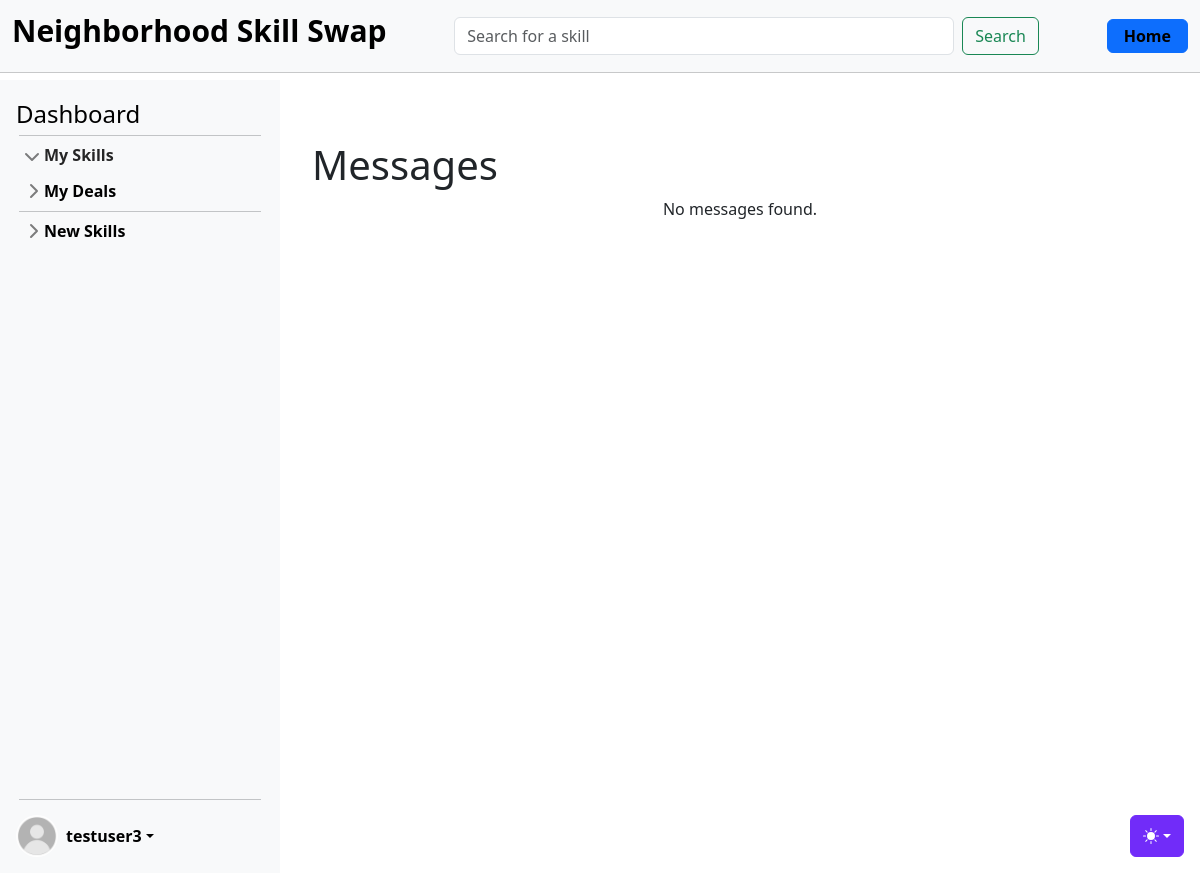
Before: /skills/messages/ (signed in) with the older database file.
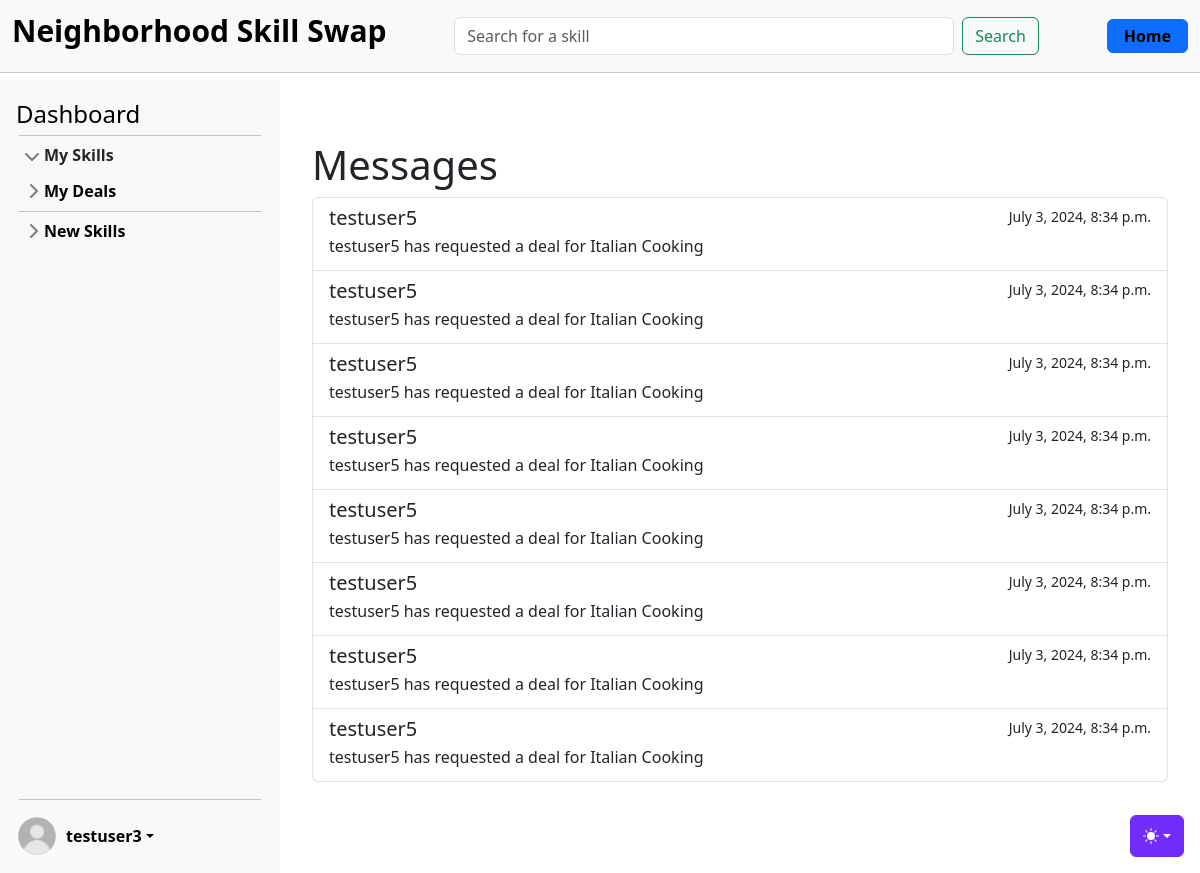
After: the same page with the newer database file.
### accounts/models.py (models this page shows, shortened)
class CustomUser(AbstractUser):
    age = models.PositiveIntegerField(null=True, blank=True)

### skills/models.py (models this page shows, shortened)
class Message(models.Model):
    sender = models.ForeignKey(
        settings.AUTH_USER_MODEL, on_delete=models.CASCADE, related_name="sent_messages"
    )
    receiver = models.ForeignKey(
        settings.AUTH_USER_MODEL,
        on_delete=models.CASCADE,
        related_name="received_messages",
    )
    content = models.TextField()
    is_read = models.BooleanField(default=False)
    timestamp = models.DateTimeField(auto_now_add=True)

### skills/views_messages.py (the view)
# urls.py: path("messages/", MessageListView.as_view(), name="message_list"),
class MessageListView(LoginRequiredMixin, ListView):
    model = Message
    template_name = "skills/messages_list.html"
    context_object_name = "messages"
    paginate_by = 10
    def get_queryset(self):
        return Message.objects.filter(receiver=self.request.user).order_by("-timestamp")
    def get_context_data(self, **kwargs):
        context = super().get_context_data(**kwargs)
        unread_messages = Message.objects.filter(
            receiver=self.request.user, is_read=False
        )
        unread_messages.update(is_read=True)
        return context

### templates/skills/messages_list.html (shortened to what this page needs)
{% extends 'base.html' %}
{% block content %}
<div class="container mt-5">
    <h1>Messages</h1>
    <div class="list-group">
        {% for message in messages %}
        <a href="#" class="list-group-item list-group-item-action {% if not message.is_read %} list-group-item-info {% endif %}">
            <div class="d-flex w-100 justify-content-between">
                <h5 class="mb-1">{{ message.sender.username }}</h5>
                <small>{{ message.timestamp }}</small>
            </div>
            <p class="mb-1">{{ message.content }}</p>
        </a>
        {% empty %}
        <p class="text-center">No messages found.</p>
        {% endfor %}
    </div>
</div>
{% endblock %}

### templates/base.html (shortened to what this page needs)
{% load static %}
<!doctype html>
<html lang="en" data-bs-theme="auto">
<head>
  <link href="{% static 'css/bootstrap.min.css' %}" rel="stylesheet">
  <link href="{% static 'css/sidebars.css' %}" rel="stylesheet">
  <link href="{% static 'css/main.css' %}" rel="stylesheet">
  <link href="{% static 'css/profile.css' %}" rel="stylesheet">
  <link href="{% static 'css/all.min.css' %}" rel="stylesheet">
  <link href="{% static 'css/bootstrap-icons.css' %}" rel="stylesheet">
  <link href="{% static 'css/dashboard.css' %}" rel="stylesheet">
  <link rel="stylesheet" href="https://cdnjs.cloudflare.com/ajax/libs/bootstrap-icons/1.5.0/font/bootstrap-icons.min.css">
</head>
<body>
  <div class="dropdown position-fixed bottom-0 end-0 mb-3 me-3 bd-mode-toggle">
    <button class="btn btn-bd-primary py-2 dropdown-toggle d-flex align-items-center"
            id="bd-theme"
            type="button"
            aria-expanded="false"
            data-bs-toggle="dropdown"
            aria-label="Toggle theme (auto)">
      <svg class="bi my-1 theme-icon-active" width="1em" height="1em"><use href="#circle-half"></use></svg>
    </button>
  </div>
<header class="site-header sticky-top">
  <nav class="navbar navbar-expand-lg bg-body-tertiary">
      <div class="container-fluid">
          <h2 class="navbar-brand mx-auto site-title link-body-emphasis text-decoration-none">
              Neighborhood Skill Swap
          </h2>
          <div class="collapse navbar-collapse justify-content-center" id="navbarNav">
            <form action="{% url 'skill_search' %}" method="get" class="d-flex" role="search">
                <input class="form-control me-2" type="search" name="search_term" placeholder="Search for a skill" aria-label="Search" style="width: 500px">
                <button class="btn btn-outline-success" type="submit">Search</button>
            </form>
          </div>
          <div class="navbar-nav ms-auto">
              <a class="btn btn-primary fw-bold text-black py-1 px-3" href="http://127.0.0.1:8000/">Home</a>
          </div>
      </div>
  </nav>
  <hr style="margin: 0px;">
</header>
<main class="d-flex flex-nowrap vh-100">
  <div class="d-flex flex-column">
    {% include 'partials/_sidebar.html' %}
  </div>
  <div class="flex-grow-1 main-content overflow-auto">
    {% block content %}
    {% endblock %}
  </div>
</main>
</body>
</html>

### templates/partials/_sidebar.html (shortened to what this page needs)
{% load static %}
<div class="sidebar d-flex flex-column flex-shrink-0 p-3 bg-body-tertiary" style="width: 280px;">
    <a href="{% url 'dashboard' user.id %}" class="d-flex align-items-center mb-3 mb-md-0 me-md-auto link-body-emphasis text-decoration-none">
        <span class="fs-4">Dashboard</span>
    </a>
    <hr>
    <ul class="list-unstyled ps-0">
        <li class="mb-1">
            <button class="btn btn-toggle d-inline-flex align-items-center rounded border-0 collapsed" data-bs-toggle="collapse" data-bs-target="#home-collapse" aria-expanded="true">
                My Skills
            </button>
        </li>
        <li class="mb-1">
            <button class="btn btn-toggle d-inline-flex align-items-center rounded border-0 collapsed" data-bs-toggle="collapse" data-bs-target="#dashboard-collapse" aria-expanded="false">
                My Deals
            </button>
        </li>
        <hr>
        <li class="mb-1">
            <button class="btn btn-toggle d-inline-flex align-items-center rounded border-0 collapsed" data-bs-toggle="collapse" data-bs-target="#orders-collapse" aria-expanded="false">
                New Skills
            </button>
        </li>
    </ul>
    <div class="dropdown mt-auto">
        <hr style="margin-bottom: 15px;">
        <a href="#" class="d-flex align-items-center link-body-emphasis text-decoration-none dropdown-toggle" data-bs-toggle="dropdown" aria-expanded="false">
            {% if user.is_authenticated %}
                {% if user.profile.profile_image %}
                    <img src="{{ user.profile.profile_image.url }}" alt="" width="42" height="42" class="rounded-circle me-2">
                {% else %}
                    <img src="{% static 'img/default_pic.jpg' %}" alt="" width="42" height="42" class="rounded-circle me-2">
                {% endif %}
                <strong>{{ user.username }}</strong>
            {% else %}
                <strong>User</strong>
            {% endif %}
        </a>
    </div>
</div>

### static/css/sidebars.css (style rules this page uses)
body { min-height: 100vh; min-height: -webkit-fill-available; }
html { height: -webkit-fill-available; }
main { height: 100vh; height: -webkit-fill-available; max-height: 100vh; overflow-x: auto; overflow-y: hidden; }
.dropdown-toggle { outline: 0; }
.btn-toggle { padding: .25rem .5rem; font-weight: 600; color: var(--bs-emphasis-color); background-color: transparent; }
.btn-toggle::before { width: 1.25em; line-height: 0; transition: transform .35s ease; transform-origin: .5em 50%; }
.btn-toggle[aria-expanded="true"] { color: rgba(var(--bs-emphasis-color-rgb), .85); }
.btn-toggle[aria-expanded="true"]::before { transform: rotate(90deg); }

### static/css/main.css (style rules this page uses)
.bi { vertical-align: -.125em; fill: currentColor; }
.btn-bd-primary { --bd-violet-bg: #712cf9; --bd-violet-rgb: 112.520718, 44.062154, 249.437846; --bs-btn-font-weight: 600; --bs-btn-color: var(--bs-white); --bs-btn-bg: var(--bd-violet-bg); --bs-btn-border-color: var(--bd-violet-bg); --bs-btn-hover-color: var(--bs-white); --bs-btn-hover-bg: #6528e0; --bs-btn-hover-border-color: #6528e0; --bs-btn-focus-shadow-rgb: var(--bd-violet-rgb); --bs-btn-active-color: var(--bs-btn-hover-color); --bs-btn-active-bg: #5a23c8; --bs-btn-active-border-color: #5a23c8; }
.bd-mode-toggle { z-index: 1500; }
.site-title { font-size: 30px; font-weight: bold; color: whitesmoke; margin-bottom: 10px; }
hr { margin: 3px; }
.site-header { margin-bottom: 0; }
.sidebar { position: fixed; top: 80px; left: 0; bottom: 0; width: 280px; padding: 20px; background-color: #f8f9fa; overflow-y: auto; z-index: 1000; }
.main-content { margin-left: 280px; padding: 20px; }

Changed rows visible on the page:
added Message: sender.username "testuser5", timestamp "July 3, 2024, 8:34 p.m.", content "testuser5 has requested a deal for Italian Cooking"
added Message: sender.username "testuser5", timestamp "July 3, 2024, 8:34 p.m.", content "testuser5 has requested a deal for Italian Cooking"
added Message: sender.username "testuser5", timestamp "July 3, 2024, 8:34 p.m.", content "testuser5 has requested a deal for Italian Cooking"
added Message: sender.username "testuser5", timestamp "July 3, 2024, 8:34 p.m.", content "testuser5 has requested a deal for Italian Cooking"
added Message: sender.username "testuser5", timestamp "July 3, 2024, 8:34 p.m.", content "testuser5 has requested a deal for Italian Cooking"
added Message: sender.username "testuser5", timestamp "July 3, 2024, 8:34 p.m.", content "testuser5 has requested a deal for Italian Cooking"
added Message: sender.username "testuser5", timestamp "July 3, 2024, 8:34 p.m.", content "testuser5 has requested a deal for Italian Cooking"
added Message: sender.username "testuser5", timestamp "July 3, 2024, 8:34 p.m.", content "testuser5 has requested a deal for Italian Cooking"
Other visible differences:
text no longer shown: "No messages found."
